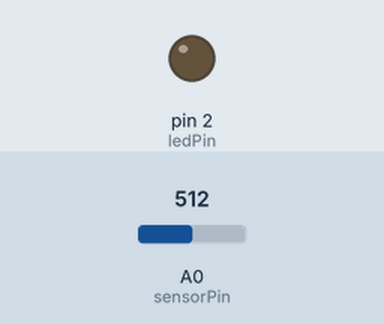
Bench run of a sketch on a simulated Arduino Uno, built with avr-gcc and run on an emulated ATmega328P. Parts: output pins drawn as LEDs (lit = HIGH). The inputs (shaded band) are chosen by the test bench; at power-on: A0 (sensorPin) = 512.

Above: at 1.2 s.
1.3 s: A0 (sensorPin) set to 899
2.8 s: A0 (sensorPin) set to 925
At 4.1 s:
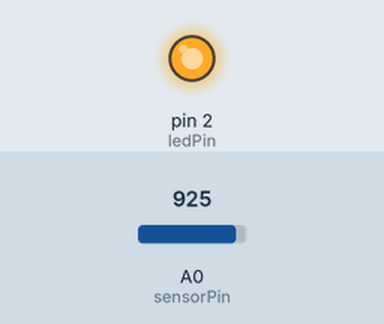
5.8 s: A0 (sensorPin) set to 900
At 6.4 s:
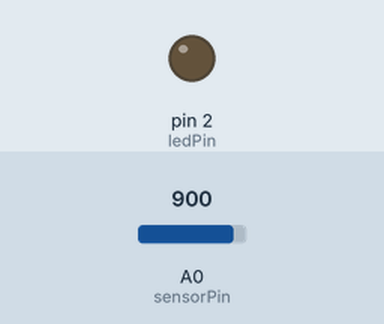
7.3 s: A0 (sensorPin) set to 1023
At 8.7 s:
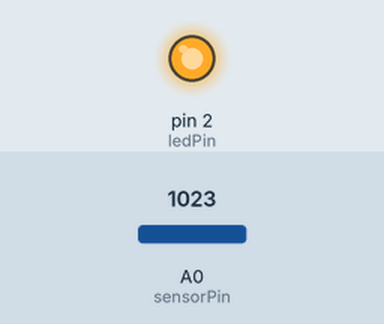
Timing chart, 0 to 9.8 s (numbered marks = the images above; inputs shaded):
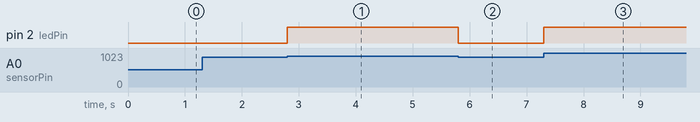

The sketch:

solr_arduino.ino
```cpp
int sensorPin = A0; // select the input pin for ldr
int sensorValue = 0; // variable to store the value coming from the sensor
int ledPin = 2;
void setup() {
  Serial.begin(9600); //sets serial port for communication
  pinMode(ledPin, OUTPUT);
}
void loop() {
  sensorValue = analogRead(sensorPin); // read the value from the sensor

  sensorValue = sensorValue / 10;

  if ( sensorValue > 100) {
    sensorValue = 100;
  }

  if (sensorValue > 90) {
    digitalWrite(ledPin, HIGH);
  } else {
    digitalWrite(ledPin, LOW);
  }

  if (Serial.available()) {
    Serial.println(sensorValue); //prints the values coming from the sensor on the screen
    Serial.read();
  }
  delay(1);
}
```

Measured:
- the behaviour switches between 909 and 910 on A0 (sensorPin) (found by bisection; images 0 and 1)
- after the input at 1.3 s, every drawn part: stays the same
- after the input at 2.8 s, pin 2 (ledPin): LOW → HIGH at once
- after the input at 5.8 s, pin 2 (ledPin): HIGH → LOW at once
- after the input at 7.3 s, pin 2 (ledPin): LOW → HIGH at once
